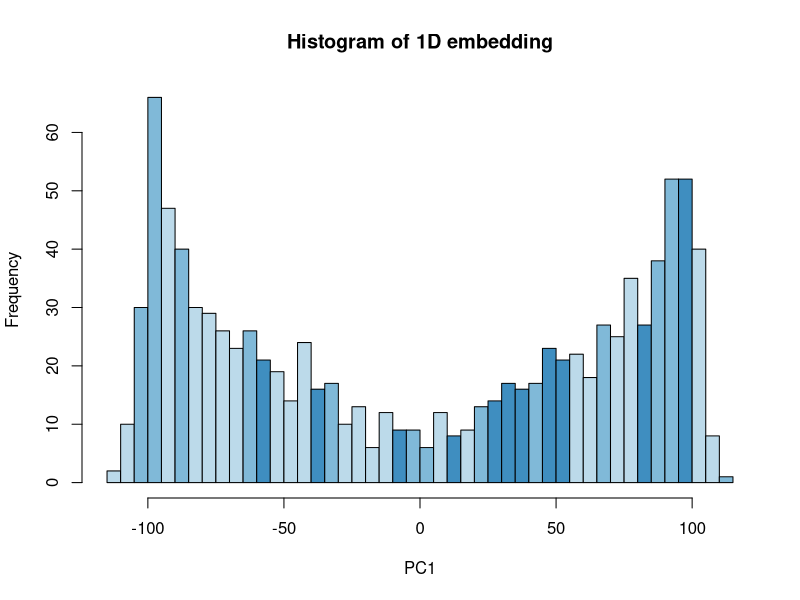

This chart was generated by the following R code:
library(RColorBrewer)

data <- read.csv("mysticdata.csv", sep=";")
data.pca <- prcomp(data, center=TRUE)
rbPal <- colorRampPalette(c(brewer.pal(n = 9, name = 'RdBu')))
col <- rbPal(10)[as.numeric(cut(data$y, breaks = 10))]

hist(data.pca$x[,1], breaks=75, xlab="PC1", col=col, 
     main = "Histogram of 1D embedding")